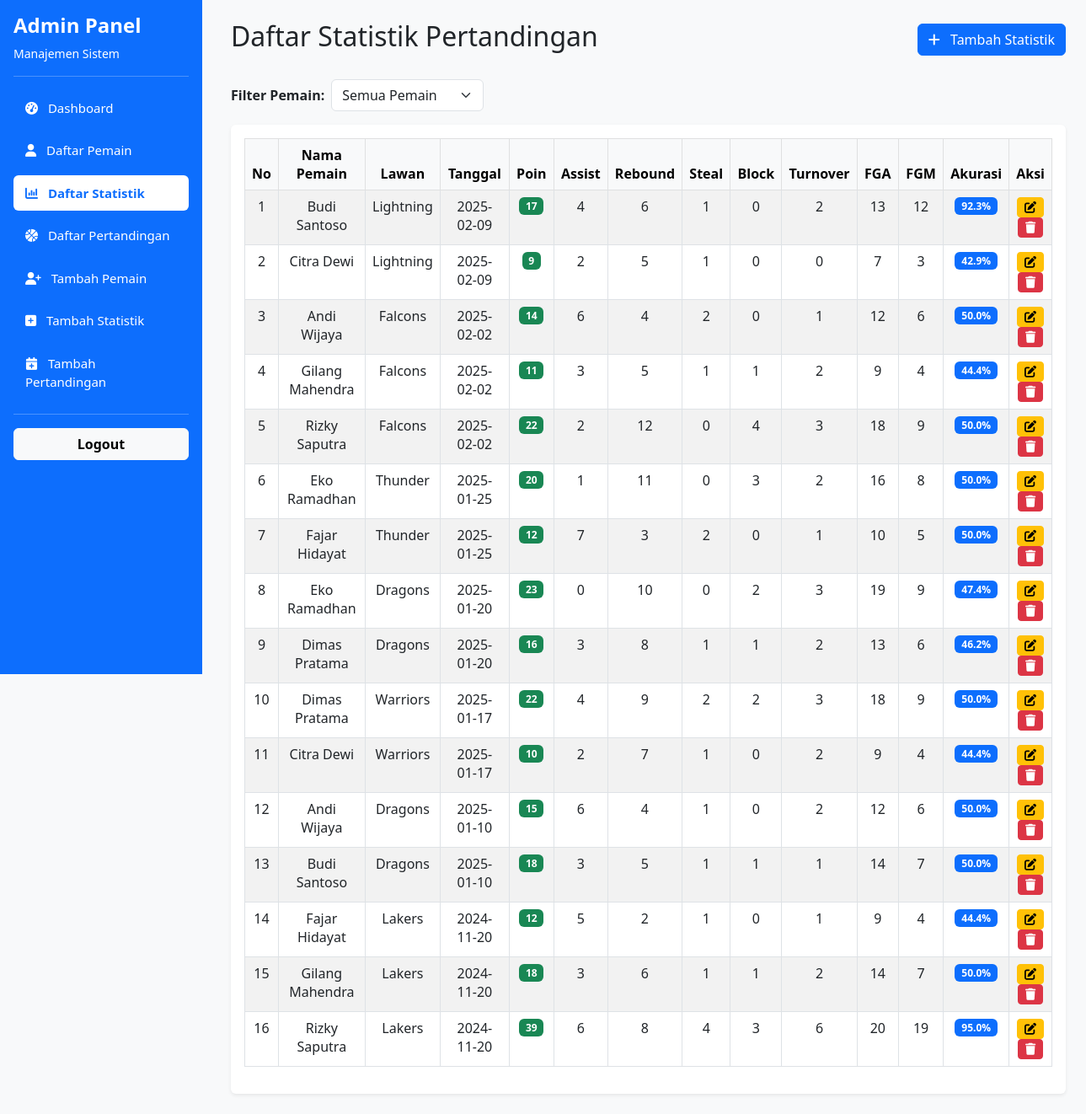
Page /frontend/admin/daftar_statistik_admin.php (signed in) on the committed database.
### tables this page shows
CREATE TABLE `statistik` (
  `id_statistik` int(11) NOT NULL,
  `id_pemain` int(11) NOT NULL,
  `id_pertandingan` int(11) NOT NULL,
  `poin` int(11) DEFAULT 0,
  `assist` int(11) DEFAULT 0,
  `rebound` int(11) DEFAULT 0,
  `steal` int(11) DEFAULT 0,
  `block` int(11) DEFAULT 0,
  `turnover` int(11) DEFAULT 0,
  `fga` int(11) DEFAULT 0,
  `fgm` int(11) DEFAULT 0
);

CREATE TABLE `pemain` (
  `id_pemain` int(11) NOT NULL,
  `nama_pemain` varchar(100) NOT NULL,
  `posisi` varchar(50) DEFAULT NULL,
  `tinggi_cm` int(11) DEFAULT NULL,
  `berat_kg` int(11) DEFAULT NULL,
  `tanggal_lahir` date DEFAULT NULL,
  `nomor_punggung` int(11) NOT NULL
);

CREATE TABLE `pertandingan` (
  `id_pertandingan` int(11) NOT NULL,
  `tanggal` date NOT NULL,
  `lawan` varchar(100) DEFAULT NULL
);

### frontend/admin/daftar_statistik_admin.php (the view, shortened to what this page needs)
<?php
include("../../config/koneksi.php");
include("../components/sidebar_admin.php");
$query = "
    SELECT s.id_statistik, p.nama_pemain AS nama_pemain, pt.tanggal, pt.lawan, s.poin,
    s.assist, s.rebound, s.steal, s.block, s.turnover, s.fga, s.fgm
    FROM statistik AS s
    JOIN pemain AS p ON s.id_pemain = p.id_pemain
    JOIN pertandingan AS pt ON s.id_pertandingan = pt.id_pertandingan
    ORDER BY pt.tanggal DESC";
$result = mysqli_query($koneksi, $query);
?>
<!DOCTYPE html>
<html lang="id">
<head>
    <link href="https://cdnjs.cloudflare.com/ajax/libs/bootstrap/5.3.0/css/bootstrap.min.css" rel="stylesheet">
    <link href="https://cdnjs.cloudflare.com/ajax/libs/font-awesome/6.4.0/css/all.min.css" rel="stylesheet">
    <link href="../components/sidebar.css" rel="stylesheet">
</head>
<body class="bg-light">
    <div class="d-flex">
        <div class="flex-grow-1 p-4 main-content">
            <div class="mb-4">
                <div class="col-12">
                    <div class="d-flex justify-content-between align-items-center mb-3">
                        <h2>Daftar Statistik Pertandingan</h2>
                        <a href="../admin/tambah_statistik.php" class="btn btn-primary">
                            <i class="fas fa-plus me-2"></i> Tambah Statistik
                        </a>
                    </div>
                </div>
            </div>
            <div class="mb-3 d-flex align-items-center gap-2">
                <label class="fw-bold">Filter Pemain:</label>
                <select id="filterPemain" class="form-select w-auto">
                    <option value="">Semua Pemain</option>
                    <?php
                    mysqli_data_seek($result, 0);
                    mysqli_data_seek($result, 0);
                    ?>
                </select>
            </div>
            <div class="card border-0 shadow-sm">
                <div class="card-body">
                    <div class="table-responsive">
                        <table class="table table-hover table-bordered table-striped text-center">
                            <thead class="table-light">
                                <tr>
                                    <th style="width: 30px;">No</th>
                                    <th style="width: 200px;">Nama Pemain</th>
                                    <th style="width: 100px;">Lawan</th>
                                    <th style="width: 120px;">Tanggal</th>
                                    <th style="width: 70px;">Poin</th>
                                    <th style="width: 70px;">Assist</th>
                                    <th style="width: 70px;">Rebound</th>
                                    <th style="width: 70px;">Steal</th>
                                    <th style="width: 70px;">Block</th>
                                    <th style="width: 70px;">Turnover</th>
                                    <th style="width: 70px;">FGA</th>
                                    <th style="width: 70px;">FGM</th>
                                    <th style="width: 70px;">Akurasi</th>
                                    <th>Aksi</th>
                                </tr>
                            </thead>
                            <tbody>
                                <?php
                                $no = 1;
                                while ($row = mysqli_fetch_assoc($result)) {
                                    $akurasi = ($row['fga'] > 0)
                                        ? number_format(($row['fgm'] / $row['fga']) * 100, 1)
                                        : 0;
                                ?>
                                    <tr data-pemain="<?= strtolower($row['nama_pemain']) ?>">
                                        <td><?= $no++ ?></td>
                                        <td><?= $row['nama_pemain'] ?></td>
                                        <td><?= $row['lawan'] ?></td>
                                        <td><?= $row['tanggal'] ?></td>
                                        <td><span class="badge bg-success"><?= $row['poin'] ?></span></td>
                                        <td><?= $row['assist'] ?></td>
                                        <td><?= $row['rebound'] ?></td>
                                        <td><?= $row['steal'] ?></td>
                                        <td><?= $row['block'] ?></td>
                                        <td><?= $row['turnover'] ?></td>
                                        <td><?= $row['fga'] ?></td>
                                        <td><?= $row['fgm'] ?></td>
                                        <td><span class="badge bg-primary"><?= $akurasi ?>%</span></td>
                                        <td>
                                            <a href="edit_statistik.php?id=<?= $row['id_statistik'] ?>"
                                                class="btn btn-warning btn-sm">
                                                <i class="fas fa-edit"></i>
                                            </a>
                                            <a href="../../backend/hapus_statistik.php?id=<?= $row['id_statistik'] ?>"
                                                onclick="return confirm('Yakin ingin menghapus data ini?')"
                                                class="btn btn-danger btn-sm">
                                                <i class="fas fa-trash"></i>
                                            </a>
                                        </td>
                                    </tr>
                                <?php } ?>
                            </tbody>
                        </table>
                    </div>
                </div>
            </div>
        </div>
    </div>
</body>
</html>

### frontend/components/sidebar.css (style rules this page uses)
.main-content { margin-left: 250px; }

### rows in the picture
statistik: id_pemain.nama_pemain "Budi Santoso", id_pertandingan.lawan "Lightning", id_pertandingan.tanggal "2025-02-09", poin "17", assist "4", rebound "6", steal "1", block "0", turnover "2", fga "13", fgm "12", akurasi "92.3"
statistik: id_pemain.nama_pemain "Citra Dewi", id_pertandingan.lawan "Lightning", id_pertandingan.tanggal "2025-02-09", poin "9", assist "2", rebound "5", steal "1", block "0", turnover "0", fga "7", fgm "3", akurasi "42.9"
statistik: id_pemain.nama_pemain "Andi Wijaya", id_pertandingan.lawan "Falcons", id_pertandingan.tanggal "2025-02-02", poin "14", assist "6", rebound "4", steal "2", block "0", turnover "1", fga "12", fgm "6", akurasi "50.0"
statistik: id_pemain.nama_pemain "Gilang Mahendra", id_pertandingan.lawan "Falcons", id_pertandingan.tanggal "2025-02-02", poin "11", assist "3", rebound "5", steal "1", block "1", turnover "2", fga "9", fgm "4", akurasi "44.4"
statistik: id_pemain.nama_pemain "Rizky Saputra", id_pertandingan.lawan "Falcons", id_pertandingan.tanggal "2025-02-02", poin "22", assist "2", rebound "12", steal "0", block "4", turnover "3", fga "18", fgm "9", akurasi "50.0"
statistik: id_pemain.nama_pemain "Eko Ramadhan", id_pertandingan.lawan "Thunder", id_pertandingan.tanggal "2025-01-25", poin "20", assist "1", rebound "11", steal "0", block "3", turnover "2", fga "16", fgm "8", akurasi "50.0"
statistik: id_pemain.nama_pemain "Fajar Hidayat", id_pertandingan.lawan "Thunder", id_pertandingan.tanggal "2025-01-25", poin "12", assist "7", rebound "3", steal "2", block "0", turnover "1", fga "10", fgm "5", akurasi "50.0"
statistik: id_pemain.nama_pemain "Eko Ramadhan", id_pertandingan.lawan "Dragons", id_pertandingan.tanggal "2025-01-20", poin "23", assist "0", rebound "10", steal "0", block "2", turnover "3", fga "19", fgm "9", akurasi "47.4"
statistik: id_pemain.nama_pemain "Dimas Pratama", id_pertandingan.lawan "Dragons", id_pertandingan.tanggal "2025-01-20", poin "16", assist "3", rebound "8", steal "1", block "1", turnover "2", fga "13", fgm "6", akurasi "46.2"
statistik: id_pemain.nama_pemain "Dimas Pratama", id_pertandingan.lawan "Warriors", id_pertandingan.tanggal "2025-01-17", poin "22", assist "4", rebound "9", steal "2", block "2", turnover "3", fga "18", fgm "9", akurasi "50.0"
statistik: id_pemain.nama_pemain "Citra Dewi", id_pertandingan.lawan "Warriors", id_pertandingan.tanggal "2025-01-17", poin "10", assist "2", rebound "7", steal "1", block "0", turnover "2", fga "9", fgm "4", akurasi "44.4"
statistik: id_pemain.nama_pemain "Andi Wijaya", id_pertandingan.lawan "Dragons", id_pertandingan.tanggal "2025-01-10", poin "15", assist "6", rebound "4", steal "1", block "0", turnover "2", fga "12", fgm "6", akurasi "50.0"
statistik: id_pemain.nama_pemain "Budi Santoso", id_pertandingan.lawan "Dragons", id_pertandingan.tanggal "2025-01-10", poin "18", assist "3", rebound "5", steal "1", block "1", turnover "1", fga "14", fgm "7", akurasi "50.0"
statistik: id_pemain.nama_pemain "Fajar Hidayat", id_pertandingan.lawan "Lakers", id_pertandingan.tanggal "2024-11-20", poin "12", assist "5", rebound "2", steal "1", block "0", turnover "1", fga "9", fgm "4", akurasi "44.4"
statistik: id_pemain.nama_pemain "Gilang Mahendra", id_pertandingan.lawan "Lakers", id_pertandingan.tanggal "2024-11-20", poin "18", assist "3", rebound "6", steal "1", block "1", turnover "2", fga "14", fgm "7", akurasi "50.0"
statistik: id_pemain.nama_pemain "Rizky Saputra", id_pertandingan.lawan "Lakers", id_pertandingan.tanggal "2024-11-20", poin "39", assist "6", rebound "8", steal "4", block "3", turnover "6", fga "20", fgm "19", akurasi "95.0"
